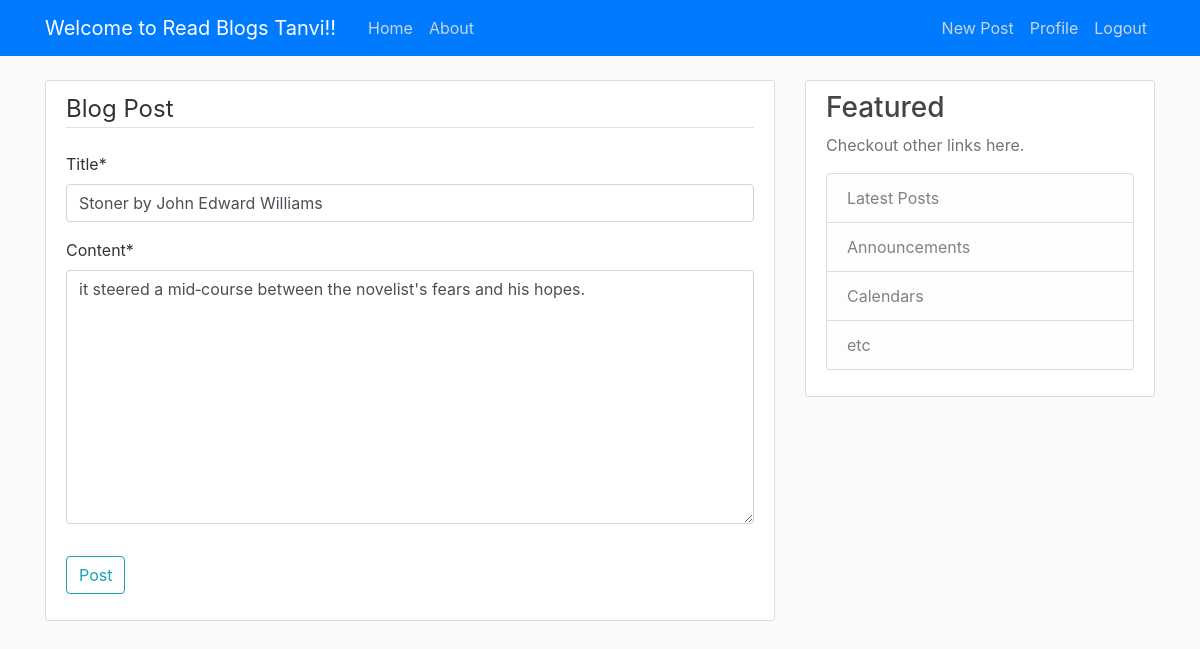
/blog/post/11/update (signed in), run on the app's committed database.
### blog/models.py (models this page shows, shortened)
class Post(models.Model):
	title = models.CharField(max_length=100)
	content = models.TextField()
	date_posted = models.DateTimeField(default=timezone.now)
	author = models.ForeignKey(User, on_delete = models.CASCADE)

### blog/views.py (the view, shortened to what this page needs)
# urls.py: path('post/<int:pk>/update', PostUpdateView.as_view(), name='post-update'), # check: is the author of the post trying to acess the page???
class PostUpdateView(UserPassesTestMixin, LoginRequiredMixin, UpdateView):
	model = Post
	fields = ['title', 'content']
	def test_func(self):
		post = self.get_object()
		if self.request.user == post.author:
			return True
		else:
			return False

### blog/templates/blog/post_form.html (shortened to what this page needs)
{% extends "blog/base.html" %}
{% load crispy_forms_tags %}
{% block content %}
	<div class='content-section'>
		<form method="POST">
			<fieldset class="form-group">
				<legend class="border-bottom mb-4">Blog Post</legend>
				{{ form|crispy }}
			</fieldset>
			<div class='form-group'>
				<button class="btn btn-outline-info" type="submit">Post</button>
			</div>
		</form>
	</div>
{% endblock content %}

### blog/templates/blog/base.html (shortened to what this page needs)
{% load static %}
<!DOCTYPE html>
<html lang="en">
<head>
    <link rel="stylesheet" href="https://maxcdn.bootstrapcdn.com/bootstrap/4.0.0/css/bootstrap.min.css">
 	<link rel="stylesheet" type="text/css" href="{% static 'blog/main.css' %}">
</head>
<body>
	<header class="site-header">
      <nav class="navbar navbar-expand-md navbar-dark bg-primary fixed-top">
        <div class="container">
          <a class="navbar-brand mr-4" href="{% url 'blog-home' %}">Welcome to Read Blogs {{ user.username }}!!</a>
          <div class="collapse navbar-collapse" id="navbarToggle">
            <div class="navbar-nav mr-auto">
              <a class="nav-item nav-link" href="{% url 'blog-home' %}">Home</a>
              <a class="nav-item nav-link" href="{% url 'blog-about' %}">About</a>
            </div>
            <div class="navbar-nav">
              {% if user.is_authenticated %}
                <a class="nav-item nav-link" href="{% url 'post-create'%}">New Post</a>
                <a class="nav-item nav-link" href="{% url 'user-profile'%}">Profile</a>
                <a class="nav-item nav-link" href="{% url 'logout'%}">Logout</a>
              {% else %}
                <a class="nav-item nav-link" href="{% url 'login'%}">Login</a>
                <a class="nav-item nav-link" href="{% url 'user-register'%}">Register</a>
               {% endif %}
            </div>
          </div>
        </div>
      </nav>
    </header>
	<main role="main" class="container">
      <div class="row">
        <div class="col-md-8">
          {% block content %}{% endblock %}
        </div>
        <div class="col-md-4">
          <div class="content-section">
            <h3>Featured</h3>
            <p class='text-muted'>Checkout other links here.
              <ul class="list-group">
                <li class="list-group-item list-group-item-light">Latest Posts</li>
                <li class="list-group-item list-group-item-light">Announcements</li>
                <li class="list-group-item list-group-item-light">Calendars</li>
                <li class="list-group-item list-group-item-light">etc</li>
              </ul>
            </p>
          </div>
        </div>
      </div>
    </main>
</body>
</html>

### blog/static/blog/main.css (style rules this page uses)
body { background: #fafafa; color: #333333; margin-top: 5rem; }
h1, h2, h3, h4, h5, h6 { color: #444444; }
ul { margin: 0; }
.site-header .navbar-nav .nav-link { color: #cbd5db; }
.content-section { background: #ffffff; padding: 10px 20px; border: 1px solid #dddddd; border-radius: 3px; margin-bottom: 20px; }

### data on the page
Post: title "Stoner by John Edward Williams", content "it steered a mid‑course between the novelist's fears and his hopes."

### other printed values
{{ user.username }} "Tanvi"
